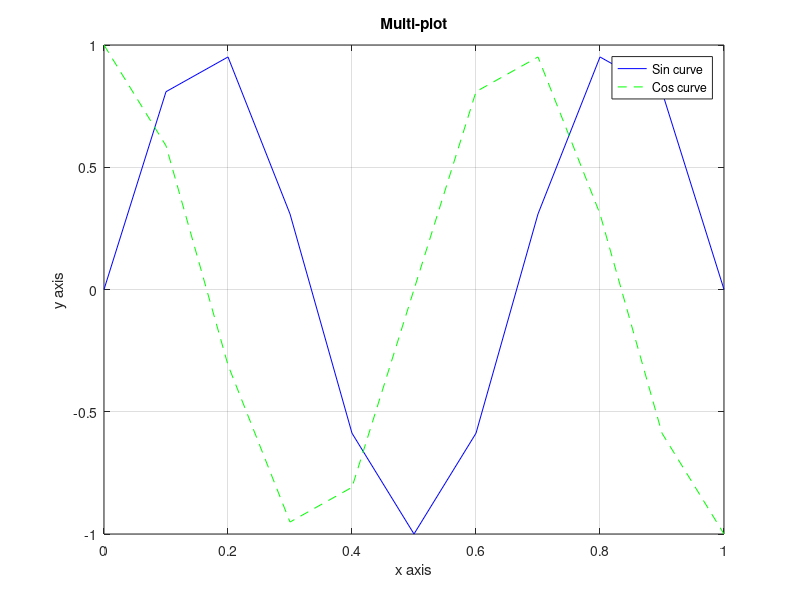
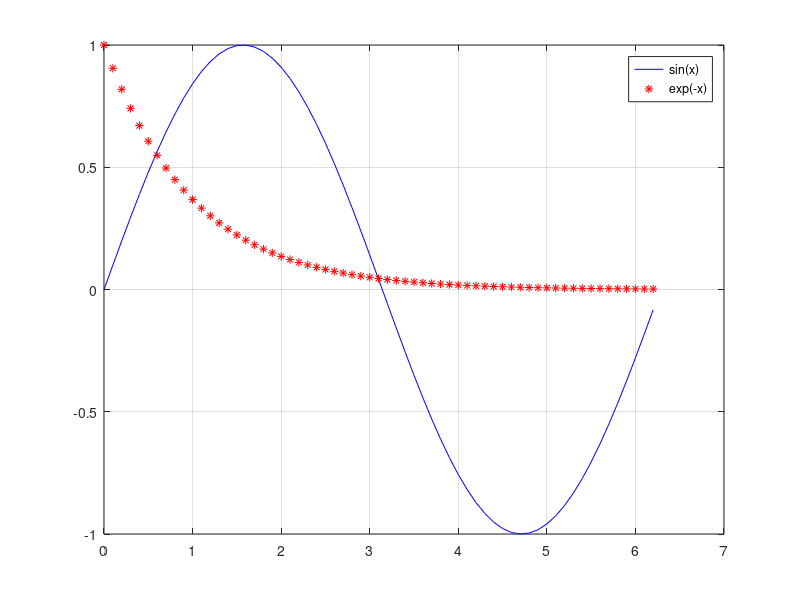

MATLAB code to generate these figures, in order:
% TOPIC: basics
% TITLE: Multi-curve plot with legend/title/labels, and hold on to overlay
% SOURCE: Slides 01, pages 22-24 (basic sine plot; multi-plot with labels; hold on/off)
% KEYWORDS: plot, legend, title, xlabel, ylabel, grid, hold on, overlay curves
% PROBLEM:
% Plot y = sin(3*pi*x) as a blue solid line and cos(3*pi*x) as a green dashed
% line on x = linspace(0,1,11), with legend, title 'Multi-plot', xlabel
% 'x axis', ylabel 'y axis' and grid on.
% Then, for x = 0:.1:2*pi, plot y = sin(x) in blue, turn grid on, use hold on
% and overlay exp(-x) as red star markers.
% CHECK: numel(x) == 11 && abs(y(1)) < 1e-12
% CHECK: abs(cos(3*pi*x(1)) - 1) < 1e-9
% CHECK: numel(xh) == 63 && abs(xh(end) - 6.2) < 1e-9
% CHECK: abs(yh(1)) < 1e-12
% CODE:
x = linspace(0,1,11);
y = sin(3*pi*x);
figure;
plot(x, y, 'b-', x, cos(3*pi*x), 'g--');
legend('Sin curve','Cos curve');
title('Multi-plot');
xlabel('x axis'); ylabel('y axis');
grid on;

xh = 0:.1:2*pi;
yh = sin(xh);
figure;
plot(xh, yh, 'b');
grid on;
hold on;
plot(xh, exp(-xh), 'r*');
hold off;
legend('sin(x)','exp(-x)');
fprintf('x has %d points, y has %d points, xh has %d points\n', numel(x), numel(y), numel(xh));
